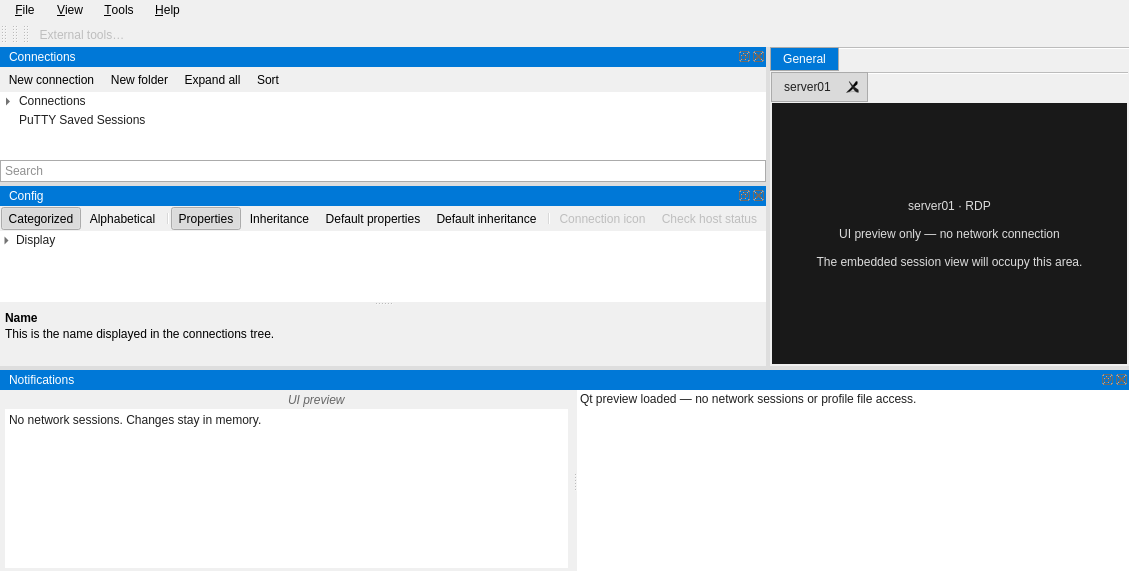
<?xml version="1.0" encoding="UTF-8"?>
<ui version="4.0">
 <class>MainWindow</class>
 <widget class="QMainWindow" name="MainWindow">
  <property name="geometry"><rect><x>0</x><y>0</y><width>1129</width><height>571</height></rect></property>
  <property name="minimumSize"><size><width>640</width><height>480</height></size></property>
  <property name="font"><font><family>Arial</family><pointsize>9</pointsize></font></property>
  <property name="windowTitle"><string>CMRemote — Qt UI preview</string></property>
  <property name="windowIcon"><iconset resource="branding.qrc"><normaloff>:/branding/cmremote-256.png</normaloff>:/branding/cmremote-256.png</iconset></property>
  <property name="dockNestingEnabled"><bool>true</bool></property>
  <property name="styleSheet"><string notr="true">QMainWindow { background: #f0f0f0; }
QMainWindow::separator { background: #dedede; width: 4px; height: 4px; }
QDockWidget { border: 1px solid #b5b5b5; color: white; }
QDockWidget::title { background: #0078d7; color: white; padding: 3px 5px; }
QToolBar { background: #f0f0f0; border: none; spacing: 1px; padding: 1px; }
QToolButton { padding: 2px; }
QMenuBar { background: #f0f0f0; padding: 1px; }
QMenuBar::item { padding: 3px 8px; }
QMenuBar::item:selected { background: #cce8ff; }
QTreeWidget, QListWidget, QPlainTextEdit { background: white; color: #202020; border: none; }
QTreeWidget::item, QListWidget::item { min-height: 19px; }
QTreeWidget::item:selected, QListWidget::item:selected { background: #0078d7; color: white; }
QLineEdit, QComboBox { background: white; color: #202020; border: 1px solid #ababab; padding: 2px; }
QTabWidget::pane { border: 1px solid #ababab; }
QTabBar::tab { background: #eeeeee; color: #202020; border: 1px solid #ababab; padding: 4px 12px; }
QTabBar::tab:selected { background: #0078d7; color: white; }
QTabWidget#sessionTabs QTabBar::tab:selected { background: #dadada; color: #202020; }
QWidget#sessionSurface { background: #191919; }
QLabel#sessionMessage { color: #dddddd; background: transparent; }
QWidget#configHelp, QWidget#notificationDetails { background: #f0f0f0; }
QLabel#configHelpTitle { font-weight: bold; }
QLabel#notificationDate { color: #666666; font-style: italic; }</string></property>
  <widget class="QWidget" name="centralwidget">
   <layout class="QVBoxLayout" name="documentLayout">
    <property name="spacing"><number>0</number></property>
    <property name="leftMargin"><number>0</number></property>
    <property name="topMargin"><number>0</number></property>
    <property name="rightMargin"><number>0</number></property>
    <property name="bottomMargin"><number>0</number></property>
    <item><widget class="QTabWidget" name="groupTabs">
     <property name="documentMode"><bool>true</bool></property>
     <property name="movable"><bool>true</bool></property>
     <widget class="QWidget" name="generalPanel">
      <attribute name="title"><string>General</string></attribute>
      <attribute name="icon"><iconset resource="branding.qrc"><normaloff>:/branding/cmremote-16.png</normaloff>:/branding/cmremote-16.png</iconset></attribute>
      <layout class="QVBoxLayout" name="generalLayout">
       <property name="spacing"><number>0</number></property>
       <property name="leftMargin"><number>0</number></property>
       <property name="topMargin"><number>0</number></property>
       <property name="rightMargin"><number>0</number></property>
       <property name="bottomMargin"><number>0</number></property>
       <item><widget class="QTabWidget" name="sessionTabs">
        <property name="documentMode"><bool>true</bool></property>
        <property name="tabsClosable"><bool>true</bool></property>
        <property name="movable"><bool>true</bool></property>
        <widget class="QWidget" name="serverTab">
         <attribute name="title"><string>server01</string></attribute>
         <attribute name="icon"><iconset resource="preview-icons.qrc"><normaloff>:/original/Connection.ico</normaloff>:/original/Connection.ico</iconset></attribute>
         <layout class="QVBoxLayout" name="serverLayout">
          <property name="leftMargin"><number>0</number></property>
          <property name="topMargin"><number>0</number></property>
          <property name="rightMargin"><number>0</number></property>
          <property name="bottomMargin"><number>0</number></property>
          <item><widget class="QWidget" name="sessionSurface">
           <layout class="QVBoxLayout" name="sessionSurfaceLayout">
            <item><widget class="QLabel" name="sessionMessage">
             <property name="text"><string>server01 · RDP&#10;&#10;UI preview only — no network connection&#10;&#10;The embedded session view will occupy this area.</string></property>
             <property name="textFormat"><enum>Qt::PlainText</enum></property>
             <property name="alignment"><set>Qt::AlignCenter</set></property>
             <property name="wordWrap"><bool>true</bool></property>
            </widget></item>
           </layout>
          </widget></item>
         </layout>
        </widget>
       </widget></item>
      </layout>
     </widget>
    </widget></item>
   </layout>
  </widget>
  <widget class="QMenuBar" name="menubar">
   <widget class="QMenu" name="menuFile">
    <property name="title"><string>&amp;File</string></property>
    <addaction name="actionAddConnection"/><addaction name="actionAddFolder"/><addaction name="separator"/>
    <addaction name="actionNewFile"/><addaction name="actionOpenFile"/>
    <addaction name="separator"/><addaction name="actionSaveAsConnection"/>
    <addaction name="separator"/><addaction name="actionOptions"/><addaction name="separator"/><addaction name="actionExit"/>
   </widget>
   <widget class="QMenu" name="menuView">
    <property name="title"><string>&amp;View</string></property>
    <addaction name="actionAddPanel"/>
    <widget class="QMenu" name="menuConnectionPanels"><property name="title"><string>Connection Panels</string></property><addaction name="actionGeneralPanel"/></widget>
    <addaction name="menuConnectionPanels"/><addaction name="separator"/>
    <addaction name="actionViewConnections"/><addaction name="actionViewConfig"/><addaction name="actionViewNotifications"/><addaction name="actionViewScreenshots"/>
    <addaction name="separator"/>
    <widget class="QMenu" name="menuJumpTo"><property name="title"><string>Jump To</string></property><addaction name="actionNextSession"/><addaction name="actionPreviousSession"/></widget>
    <addaction name="menuJumpTo"/><addaction name="actionResetLayout"/><addaction name="actionLockToolbars"/>
    <addaction name="separator"/><addaction name="actionViewQuickConnect"/><addaction name="actionViewExternalTools"/><addaction name="actionViewMultiSsh"/>
    <addaction name="separator"/><addaction name="actionFullscreen"/>
   </widget>
   <widget class="QMenu" name="menuTools"><property name="title"><string>&amp;Tools</string></property><addaction name="actionUnlockPasswords"/><addaction name="actionLockPasswords"/><addaction name="actionChangeMaster"/><addaction name="separator"/><addaction name="actionDifferentCredentials"/><addaction name="actionReconnectAll"/><addaction name="separator"/><addaction name="actionTerminalAppearance"/><addaction name="separator"/><addaction name="actionExternalTools"/></widget>
   <widget class="QMenu" name="menuHelp">
    <property name="title"><string>&amp;Help</string></property>
    <addaction name="actionHelpContents"/><addaction name="separator"/><addaction name="actionWebsite"/><addaction name="actionSupportForum"/>
    <addaction name="actionChat"/><addaction name="actionCommunity"/><addaction name="actionReportIssue"/><addaction name="separator"/>
    <addaction name="actionCheckUpdates"/><addaction name="separator"/><addaction name="actionDonate"/><addaction name="separator"/><addaction name="actionAbout"/>
   </widget>
   <addaction name="menuFile"/><addaction name="menuView"/><addaction name="menuTools"/><addaction name="menuHelp"/>
  </widget>
  <widget class="QToolBar" name="quickConnectToolbar">
   <property name="windowTitle"><string>Quick connect</string></property>
   <property name="iconSize"><size><width>16</width><height>16</height></size></property>
   <attribute name="toolBarArea"><enum>TopToolBarArea</enum></attribute>
   <widget class="QWidget" name="quickConnectControls">
    <property name="geometry"><rect><x>12</x><y>0</y><width>450</width><height>28</height></rect></property>
    <layout class="QHBoxLayout" name="quickConnectLayout">
     <property name="spacing"><number>4</number></property>
     <property name="leftMargin"><number>2</number></property>
     <property name="topMargin"><number>1</number></property>
     <property name="rightMargin"><number>2</number></property>
     <property name="bottomMargin"><number>1</number></property>
     <item><widget class="QLabel" name="quickConnectLabel"><property name="text"><string>Connect:</string></property><property name="buddy"><cstring>quickConnectCombo</cstring></property></widget></item>
     <item><widget class="QComboBox" name="quickConnectCombo">
      <property name="minimumSize"><size><width>200</width><height>0</height></size></property>
      <property name="editable"><bool>true</bool></property>
      <property name="insertPolicy"><enum>QComboBox::NoInsert</enum></property>
      <property name="toolTip"><string>Open a local preview tab; no networking</string></property>
     </widget></item>
     <item><widget class="QToolButton" name="quickConnectButton"><property name="icon"><iconset resource="preview-icons.qrc"><normaloff>:/original/Run_16x.png</normaloff>:/original/Run_16x.png</iconset></property>
      <property name="text"><string>RDP</string></property>
      <property name="toolTip"><string>Preview session / choose protocol</string></property>
      <property name="popupMode"><enum>QToolButton::MenuButtonPopup</enum></property>
      <property name="toolButtonStyle"><enum>Qt::ToolButtonTextBesideIcon</enum></property>
     </widget></item>
     <item><widget class="QToolButton" name="savedConnectionsButton"><property name="icon"><iconset resource="preview-icons.qrc"><normaloff>:/original/ASPWebSite_16x.png</normaloff>:/original/ASPWebSite_16x.png</iconset></property>
      <property name="text"><string>Connections</string></property>
      <property name="toolTip"><string>Saved preview connections</string></property>
      <property name="popupMode"><enum>QToolButton::InstantPopup</enum></property>
     </widget></item>
    </layout>
   </widget>
  </widget>
  <widget class="QToolBar" name="multiSshToolbar"><property name="windowTitle"><string>Multi SSH</string></property><attribute name="toolBarArea"><enum>TopToolBarArea</enum></attribute></widget>
  <widget class="QToolBar" name="externalToolsToolbar"><property name="windowTitle"><string>External tools</string></property><attribute name="toolBarArea"><enum>TopToolBarArea</enum></attribute><addaction name="actionExternalTools"/></widget>
  <widget class="QDockWidget" name="connectionsDock">
   <property name="windowTitle"><string>Connections</string></property>
   <property name="minimumSize"><size><width>226</width><height>130</height></size></property>
   <attribute name="dockWidgetArea"><number>1</number></attribute>
   <widget class="QWidget" name="connectionsContents">
    <layout class="QVBoxLayout" name="connectionsLayout">
     <property name="spacing"><number>0</number></property>
     <property name="leftMargin"><number>0</number></property><property name="topMargin"><number>0</number></property>
     <property name="rightMargin"><number>0</number></property><property name="bottomMargin"><number>0</number></property>
     <item><widget class="QToolBar" name="connectionsToolbar">
      <property name="iconSize"><size><width>16</width><height>16</height></size></property>
      <property name="movable"><bool>false</bool></property>
      <addaction name="actionAddConnection"/><addaction name="actionAddFolder"/>
      <addaction name="actionExpandAll"/><addaction name="actionSort"/>
     </widget></item>
     <item><widget class="ConnectionTree" name="connectionTree">
      <property name="headerHidden"><bool>true</bool></property>
      <property name="selectionMode"><enum>QAbstractItemView::SingleSelection</enum></property>
      <property name="indentation"><number>16</number></property>
      <column><property name="text"><string>Connections</string></property></column>
      <item><property name="text"><string>Connections</string></property><property name="icon"><iconset resource="preview-icons.qrc"><normaloff>:/original/ASPWebSite_16x.png</normaloff>:/original/ASPWebSite_16x.png</iconset></property>
       <item><property name="text"><string>server01</string></property><property name="icon"><iconset resource="preview-icons.qrc"><normaloff>:/original/Connection.ico</normaloff>:/original/Connection.ico</iconset></property></item>
      </item>
      <item><property name="text"><string>PuTTY Saved Sessions</string></property><property name="icon"><iconset resource="preview-icons.qrc"><normaloff>:/original/PuttySessions.png</normaloff>:/original/PuttySessions.png</iconset></property></item>
     </widget></item>
     <item><widget class="QLineEdit" name="searchEdit"><property name="placeholderText"><string>Search</string></property><property name="clearButtonEnabled"><bool>true</bool></property></widget></item>
    </layout>
   </widget>
  </widget>
  <widget class="QDockWidget" name="configDock">
   <property name="windowTitle"><string>Config</string></property>
   <property name="minimumSize"><size><width>226</width><height>180</height></size></property>
   <attribute name="dockWidgetArea"><number>1</number></attribute>
   <widget class="QWidget" name="configContents">
    <layout class="QVBoxLayout" name="configLayout">
     <property name="spacing"><number>0</number></property>
     <property name="leftMargin"><number>0</number></property><property name="topMargin"><number>0</number></property>
     <property name="rightMargin"><number>0</number></property><property name="bottomMargin"><number>0</number></property>
     <item><widget class="QToolBar" name="configToolbar">
      <property name="iconSize"><size><width>16</width><height>16</height></size></property>
      <property name="movable"><bool>false</bool></property>
      <addaction name="actionCategorized"/><addaction name="actionAlphabetical"/><addaction name="separator"/>
      <addaction name="actionProperties"/><addaction name="actionInheritance"/><addaction name="actionDefaultProperties"/><addaction name="actionDefaultInheritance"/><addaction name="separator"/><addaction name="actionConnectionIcon"/><addaction name="actionHostStatus"/>
     </widget></item>
     <item><widget class="QSplitter" name="configSplitter">
      <property name="orientation"><enum>Qt::Vertical</enum></property>
      <property name="childrenCollapsible"><bool>false</bool></property>
      <widget class="QTreeWidget" name="configTree">
       <property name="headerHidden"><bool>true</bool></property><property name="rootIsDecorated"><bool>true</bool></property>
       <property name="indentation"><number>13</number></property>
       <column><property name="text"><string>Property</string></property></column><column><property name="text"><string>Value</string></property></column>
       <item><property name="text"><string>Display</string></property>
        <item><property name="text"><string>Name</string></property><property name="text"><string>Connections</string></property></item>
        <item><property name="text"><string>Password protection</string></property><property name="text"><string>No</string></property></item>
       </item>
      </widget>
      <widget class="QWidget" name="configHelp">
       <property name="minimumSize"><size><width>0</width><height>60</height></size></property>
       <layout class="QVBoxLayout" name="configHelpLayout">
        <property name="spacing"><number>2</number></property>
        <property name="leftMargin"><number>5</number></property><property name="topMargin"><number>5</number></property>
        <property name="rightMargin"><number>5</number></property><property name="bottomMargin"><number>5</number></property>
        <item><widget class="QLabel" name="configHelpTitle"><property name="text"><string>Name</string></property><property name="textFormat"><enum>Qt::PlainText</enum></property></widget></item>
        <item><widget class="QLabel" name="configHelpText"><property name="text"><string>This is the name displayed in the connections tree.</string></property><property name="textFormat"><enum>Qt::PlainText</enum></property><property name="wordWrap"><bool>true</bool></property><property name="alignment"><set>Qt::AlignLeft|Qt::AlignTop</set></property></widget></item>
        <item><spacer name="configHelpSpacer"><property name="orientation"><enum>Qt::Vertical</enum></property><property name="sizeHint" stdset="0"><size><width>0</width><height>0</height></size></property></spacer></item>
       </layout>
      </widget>
     </widget></item>
    </layout>
   </widget>
  </widget>
  <widget class="QDockWidget" name="notificationsDock">
   <property name="windowTitle"><string>Notifications</string></property>
   <property name="visible"><bool>false</bool></property>
   <property name="minimumSize"><size><width>0</width><height>95</height></size></property>
   <attribute name="dockWidgetArea"><number>8</number></attribute>
   <widget class="QWidget" name="notificationsContents">
    <layout class="QVBoxLayout" name="notificationsLayout">
     <property name="leftMargin"><number>0</number></property><property name="topMargin"><number>0</number></property>
     <property name="rightMargin"><number>0</number></property><property name="bottomMargin"><number>0</number></property>
     <item><widget class="QSplitter" name="notificationSplitter">
      <property name="orientation"><enum>Qt::Horizontal</enum></property>
      <widget class="QWidget" name="notificationDetails">
       <layout class="QVBoxLayout" name="notificationDetailsLayout">
        <property name="spacing"><number>2</number></property>
        <property name="leftMargin"><number>5</number></property><property name="topMargin"><number>3</number></property>
        <property name="rightMargin"><number>5</number></property><property name="bottomMargin"><number>3</number></property>
        <item><layout class="QHBoxLayout" name="notificationHeadingLayout">
         <item><widget class="QLabel" name="notificationIcon"><property name="pixmap"><pixmap resource="preview-icons.qrc">:/original/StatusInformation_16x.png</pixmap></property></widget></item>
         <item><widget class="QLabel" name="notificationDate"><property name="text"><string>UI preview</string></property><property name="textFormat"><enum>Qt::PlainText</enum></property></widget></item>
        </layout></item>
        <item><widget class="QPlainTextEdit" name="notificationText"><property name="readOnly"><bool>true</bool></property><property name="plainText"><string>No network sessions. Changes stay in memory.</string></property></widget></item>
       </layout>
      </widget>
      <widget class="QListWidget" name="notificationsList"><property name="selectionMode"><enum>QAbstractItemView::ExtendedSelection</enum></property><item><property name="text"><string>Qt preview loaded — no network sessions or profile file access.</string></property></item></widget>
     </widget></item>
    </layout>
   </widget>
  </widget>
  <action name="actionNewFile"><property name="icon"><iconset resource="preview-icons.qrc"><normaloff>:/original/NewFile_16x.png</normaloff>:/original/NewFile_16x.png</iconset></property><property name="text"><string>New connection file</string></property><property name="enabled"><bool>false</bool></property></action>
  <action name="actionOpenFile"><property name="icon"><iconset resource="preview-icons.qrc"><normaloff>:/original/OpenFile_16x.png</normaloff>:/original/OpenFile_16x.png</iconset></property><property name="text"><string>Open connection file…</string></property><property name="enabled"><bool>false</bool></property></action>
  <action name="actionSaveFile"><property name="text"><string>Save connection file</string></property><property name="enabled"><bool>false</bool></property></action>
  <action name="actionSaveAsConnection"><property name="text"><string>Save as connection…</string></property><property name="enabled"><bool>false</bool></property></action>
  <action name="actionSaveFileAs"><property name="text"><string>Save connection file as…</string></property><property name="enabled"><bool>false</bool></property></action>
  <action name="actionTerminalAppearance"><property name="text"><string>Terminal Appearance…</string></property></action>
  <action name="actionOptions"><property name="icon"><iconset resource="preview-icons.qrc"><normaloff>:/original/Settings_16x.png</normaloff>:/original/Settings_16x.png</iconset></property><property name="menuRole"><enum>QAction::PreferencesRole</enum></property><property name="text"><string>Options…</string></property><property name="enabled"><bool>false</bool></property></action>
  <action name="actionExit"><property name="icon"><iconset resource="preview-icons.qrc"><normaloff>:/original/CloseSolution_16x.png</normaloff>:/original/CloseSolution_16x.png</iconset></property><property name="menuRole"><enum>QAction::QuitRole</enum></property><property name="text"><string>Exit</string></property></action>
  <action name="actionNextSession"><property name="text"><string>Next session</string></property></action>
  <action name="actionPreviousSession"><property name="text"><string>Previous session</string></property></action>
  <action name="actionViewConnections"><property name="text"><string>Connections</string></property><property name="checkable"><bool>true</bool></property><property name="checked"><bool>true</bool></property></action>
  <action name="actionViewConfig"><property name="menuRole"><enum>QAction::NoRole</enum></property><property name="text"><string>Config</string></property><property name="checkable"><bool>true</bool></property><property name="checked"><bool>true</bool></property></action>
  <action name="actionViewNotifications"><property name="text"><string>Notifications</string></property><property name="checkable"><bool>true</bool></property><property name="checked"><bool>false</bool></property></action>
  <action name="actionViewScreenshots"><property name="text"><string>Screenshots</string></property><property name="enabled"><bool>false</bool></property><property name="toolTip"><string>Screenshot capture is not implemented</string></property></action>
  <action name="actionViewQuickConnect"><property name="text"><string>Quick Connect Toolbar</string></property><property name="checkable"><bool>true</bool></property><property name="checked"><bool>true</bool></property></action>
  <action name="actionViewExternalTools"><property name="text"><string>External Tools Toolbar</string></property><property name="checkable"><bool>true</bool></property></action>
  <action name="actionViewMultiSsh"><property name="text"><string>Multi SSH Toolbar</string></property><property name="checkable"><bool>true</bool></property></action>
  <action name="actionReconnectAll"><property name="icon"><iconset resource="preview-icons.qrc"><normaloff>:/original/Refresh_16x.png</normaloff>:/original/Refresh_16x.png</iconset></property><property name="text"><string>Reconnect all connections</string></property><property name="enabled"><bool>false</bool></property></action>
  <action name="actionAddPanel"><property name="icon"><iconset resource="preview-icons.qrc"><normaloff>:/original/InsertPanel_16x.png</normaloff>:/original/InsertPanel_16x.png</iconset></property><property name="text"><string>Add Connection Panel</string></property></action>
  <action name="actionGeneralPanel"><property name="text"><string>General</string></property></action>
  <action name="actionResetLayout"><property name="text"><string>Reset layout</string></property></action>
  <action name="actionLockToolbars"><property name="text"><string>Lock toolbar positions</string></property><property name="checkable"><bool>true</bool></property></action>
  <action name="actionFullscreen"><property name="icon"><iconset resource="preview-icons.qrc"><normaloff>:/original/FullScreen_16x.png</normaloff>:/original/FullScreen_16x.png</iconset></property><property name="text"><string>Full Screen</string></property><property name="checkable"><bool>true</bool></property><property name="shortcut"><string>F11</string></property></action>
  <action name="actionExternalTools"><property name="icon"><iconset resource="preview-icons.qrc"><normaloff>:/original/Console_16x.png</normaloff>:/original/Console_16x.png</iconset></property><property name="text"><string>External tools…</string></property><property name="enabled"><bool>false</bool></property></action>
  <action name="actionHelpContents"><property name="icon"><iconset resource="preview-icons.qrc"><normaloff>:/original/F1Help_16x.png</normaloff>:/original/F1Help_16x.png</iconset></property><property name="text"><string>Help contents</string></property><property name="enabled"><bool>false</bool></property></action>
  <action name="actionWebsite"><property name="text"><string>Website</string></property><property name="enabled"><bool>false</bool></property></action>
  <action name="actionSupportForum"><property name="text"><string>Support forum</string></property><property name="enabled"><bool>false</bool></property></action>
  <action name="actionChat"><property name="text"><string>Chat</string></property><property name="enabled"><bool>false</bool></property></action>
  <action name="actionCommunity"><property name="text"><string>Community</string></property><property name="enabled"><bool>false</bool></property></action>
  <action name="actionReportIssue"><property name="text"><string>Report issue</string></property><property name="enabled"><bool>false</bool></property></action>
  <action name="actionCheckUpdates"><property name="icon"><iconset resource="preview-icons.qrc"><normaloff>:/original/RunUpdate_16x.png</normaloff>:/original/RunUpdate_16x.png</iconset></property><property name="text"><string>Check for updates</string></property><property name="enabled"><bool>false</bool></property></action>
  <action name="actionDonate"><property name="text"><string>Donate</string></property><property name="enabled"><bool>false</bool></property></action>
  <action name="actionAbout"><property name="icon"><iconset resource="preview-icons.qrc"><normaloff>:/original/UIAboutBox_16x.png</normaloff>:/original/UIAboutBox_16x.png</iconset></property><property name="menuRole"><enum>QAction::AboutRole</enum></property><property name="text"><string>About CMRemote</string></property></action>
  <action name="actionAddConnection"><property name="icon"><iconset resource="preview-icons.qrc"><normaloff>:/original/AddItem_16x.png</normaloff>:/original/AddItem_16x.png</iconset></property><property name="text"><string>New connection</string></property></action>
  <action name="actionAddFolder"><property name="icon"><iconset resource="preview-icons.qrc"><normaloff>:/original/AddFolder_16x.png</normaloff>:/original/AddFolder_16x.png</iconset></property><property name="text"><string>New folder</string></property></action>
  <action name="actionAddRoot"><property name="icon"><iconset resource="preview-icons.qrc"><normaloff>:/original/ASPWebSite_16x.png</normaloff>:/original/ASPWebSite_16x.png</iconset></property><property name="text"><string>New root</string></property></action>
  <action name="actionExpandAll"><property name="icon"><iconset resource="preview-icons.qrc"><normaloff>:/original/ExpandAll_16x.png</normaloff>:/original/ExpandAll_16x.png</iconset></property><property name="text"><string>Expand all</string></property></action>
  <action name="actionCollapseAll"><property name="icon"><iconset resource="preview-icons.qrc"><normaloff>:/original/CollapseAll_16x.png</normaloff>:/original/CollapseAll_16x.png</iconset></property><property name="text"><string>Collapse all folders</string></property></action>
  <action name="actionSort"><property name="icon"><iconset resource="preview-icons.qrc"><normaloff>:/original/SortAscending_16x.png</normaloff>:/original/SortAscending_16x.png</iconset></property><property name="text"><string>Sort</string></property></action>
  <action name="actionFavorites"><property name="icon"><iconset resource="preview-icons.qrc"><normaloff>:/original/Favorite_16x.png</normaloff>:/original/Favorite_16x.png</iconset></property><property name="text"><string>Favorites</string></property><property name="checkable"><bool>true</bool></property></action>
  <action name="actionCategorized"><property name="icon"><iconset resource="preview-icons.qrc"><normaloff>:/original/SchemaObjectProperty_16x.png</normaloff>:/original/SchemaObjectProperty_16x.png</iconset></property><property name="text"><string>Categorized</string></property><property name="checkable"><bool>true</bool></property><property name="checked"><bool>true</bool></property></action>
  <action name="actionAlphabetical"><property name="icon"><iconset resource="preview-icons.qrc"><normaloff>:/original/SortAscending_16x.png</normaloff>:/original/SortAscending_16x.png</iconset></property><property name="text"><string>Alphabetical</string></property><property name="checkable"><bool>true</bool></property></action>
  <action name="actionProperties"><property name="icon"><iconset resource="preview-icons.qrc"><normaloff>:/original/Property_16x.png</normaloff>:/original/Property_16x.png</iconset></property><property name="text"><string>Properties</string></property><property name="checkable"><bool>true</bool></property><property name="checked"><bool>true</bool></property></action>
  <action name="actionInheritance"><property name="icon"><iconset resource="preview-icons.qrc"><normaloff>:/original/Schema_16x.png</normaloff>:/original/Schema_16x.png</iconset></property><property name="text"><string>Inheritance</string></property><property name="checkable"><bool>true</bool></property></action>
  <action name="actionDefaultProperties"><property name="icon"><iconset resource="preview-icons.qrc"><normaloff>:/original/ExtendedProperty_16x.png</normaloff>:/original/ExtendedProperty_16x.png</iconset></property><property name="text"><string>Default properties</string></property><property name="checkable"><bool>true</bool></property></action>
  <action name="actionDefaultInheritance"><property name="icon"><iconset resource="preview-icons.qrc"><normaloff>:/original/ViewDownBySchema_16x.png</normaloff>:/original/ViewDownBySchema_16x.png</iconset></property><property name="text"><string>Default inheritance</string></property><property name="checkable"><bool>true</bool></property></action>
  <action name="actionTreeExternalTools"><property name="icon"><iconset resource="preview-icons.qrc"><normaloff>:/original/Console_16x.png</normaloff>:/original/Console_16x.png</iconset></property><property name="text"><string>External applications</string></property></action>
  <action name="actionTreeConnect"><property name="icon"><iconset resource="preview-icons.qrc"><normaloff>:/original/Run_16x.png</normaloff>:/original/Run_16x.png</iconset></property><property name="text"><string>Connect</string></property></action>
  <action name="actionUnlockPasswords"><property name="text"><string>Unlock passwords…</string></property><property name="enabled"><bool>false</bool></property></action>
  <action name="actionLockPasswords"><property name="text"><string>Lock passwords</string></property><property name="enabled"><bool>false</bool></property></action>
  <action name="actionChangeMaster"><property name="text"><string>Change master passphrase…</string></property><property name="enabled"><bool>false</bool></property></action>
  <action name="actionDifferentCredentials"><property name="text"><string>Connect with different credentials…</string></property><property name="enabled"><bool>false</bool></property></action>
  <action name="actionConnectOptions"><property name="text"><string>Connect (with options)</string></property></action>
  <action name="actionConsoleSession"><property name="text"><string>Connect to console session</string></property></action>
  <action name="actionNoConsoleSession"><property name="text"><string>Don't connect to console session</string></property></action>
  <action name="actionConnectFullscreen"><property name="icon"><iconset resource="preview-icons.qrc"><normaloff>:/original/FullScreen_16x.png</normaloff>:/original/FullScreen_16x.png</iconset></property><property name="text"><string>Connect in fullscreen mode</string></property></action>
  <action name="actionNoCredentials"><property name="icon"><iconset resource="preview-icons.qrc"><normaloff>:/original/UniqueKeyError_16x.png</normaloff>:/original/UniqueKeyError_16x.png</iconset></property><property name="text"><string>Connect without credentials</string></property></action>
  <action name="actionChoosePanel"><property name="icon"><iconset resource="preview-icons.qrc"><normaloff>:/original/Panel_16x.png</normaloff>:/original/Panel_16x.png</iconset></property><property name="text"><string>Choose panel before connecting</string></property></action>
  <action name="actionConnectViewOnly"><property name="icon"><iconset resource="preview-icons.qrc"><normaloff>:/original/Monitor_16x.png</normaloff>:/original/Monitor_16x.png</iconset></property><property name="text"><string>Connect in view-only mode</string></property></action>
  <action name="actionTreeDisconnect"><property name="icon"><iconset resource="preview-icons.qrc"><normaloff>:/original/Stop_16x.png</normaloff>:/original/Stop_16x.png</iconset></property><property name="text"><string>Disconnect</string></property></action>
  <action name="actionTreeDuplicate"><property name="icon"><iconset resource="preview-icons.qrc"><normaloff>:/original/Copy_16x.png</normaloff>:/original/Copy_16x.png</iconset></property><property name="text"><string>Duplicate</string></property></action>
  <action name="actionTreeRename"><property name="icon"><iconset resource="preview-icons.qrc"><normaloff>:/original/Rename_16x.png</normaloff>:/original/Rename_16x.png</iconset></property><property name="text"><string>Rename</string></property></action>
  <action name="actionTreeDelete"><property name="icon"><iconset resource="preview-icons.qrc"><normaloff>:/original/Close_16x.png</normaloff>:/original/Close_16x.png</iconset></property><property name="text"><string>Delete…</string></property></action>
  <action name="actionCopyHostname"><property name="text"><string>Copy hostname</string></property></action>
  <action name="actionWakeOnLan"><property name="text"><string>Wake up (Wake-on-LAN)</string></property></action>
  <action name="actionClearCredentials"><property name="text"><string>Clear credentials</string></property></action>
  <action name="actionTreeInheritance"><property name="text"><string>Inheritance</string></property></action>
  <action name="actionApplyInheritance"><property name="text"><string>Apply inheritance to children</string></property></action>
  <action name="actionApplyDefaultInheritance"><property name="text"><string>Apply default inheritance</string></property></action>
  <action name="actionImport"><property name="text"><string>Import</string></property></action>
  <action name="actionImportFile"><property name="text"><string>Import from file…</string></property></action>
  <action name="actionImportRdm"><property name="text"><string>Import from Remote Desktop Manager</string></property></action>
  <action name="actionImportAd"><property name="text"><string>Import from Active Directory…</string></property></action>
  <action name="actionImportPutty"><property name="text"><string>Import from PuTTY…</string></property></action>
  <action name="actionExport"><property name="text"><string>Export to File…</string></property></action>
  <action name="actionTreeSort"><property name="text"><string>Sort</string></property></action>
  <action name="actionSortAscending"><property name="icon"><iconset resource="preview-icons.qrc"><normaloff>:/original/SortAscending_16x.png</normaloff>:/original/SortAscending_16x.png</iconset></property><property name="text"><string>Ascending (A–Z)</string></property></action>
  <action name="actionSortDescending"><property name="icon"><iconset resource="preview-icons.qrc"><normaloff>:/original/SortDescending_16x.png</normaloff>:/original/SortDescending_16x.png</iconset></property><property name="text"><string>Descending (Z–A)</string></property></action>
  <action name="actionMoveUp"><property name="icon"><iconset resource="preview-icons.qrc"><normaloff>:/original/GlyphUp_16x.png</normaloff>:/original/GlyphUp_16x.png</iconset></property><property name="text"><string>Move up</string></property></action>
  <action name="actionMoveDown"><property name="icon"><iconset resource="preview-icons.qrc"><normaloff>:/original/GlyphDown_16x.png</normaloff>:/original/GlyphDown_16x.png</iconset></property><property name="text"><string>Move down</string></property></action>
  <action name="actionTabReconnect"><property name="icon"><iconset resource="preview-icons.qrc"><normaloff>:/original/Refresh_16x.png</normaloff>:/original/Refresh_16x.png</iconset></property><property name="text"><string>Reconnect</string></property></action>
  <action name="actionTabDisconnect"><property name="icon"><iconset resource="preview-icons.qrc"><normaloff>:/original/Remove_16x.png</normaloff>:/original/Remove_16x.png</iconset></property><property name="text"><string>Disconnect</string></property><property name="toolTip"><string>Close this local preview tab</string></property></action>
  <action name="actionTabMinimize"><property name="icon"><iconset resource="preview-icons.qrc"><normaloff>:/original/GlyphDown_16x.png</normaloff>:/original/GlyphDown_16x.png</iconset></property><property name="text"><string>Minimize tab</string></property></action>
  <action name="actionTabDisconnectOthers"><property name="icon"><iconset resource="preview-icons.qrc"><normaloff>:/original/Remove_16x.png</normaloff>:/original/Remove_16x.png</iconset></property><property name="text"><string>Disconnect other tabs</string></property></action>
  <action name="actionTabDisconnectRight"><property name="icon"><iconset resource="preview-icons.qrc"><normaloff>:/original/Remove_16x.png</normaloff>:/original/Remove_16x.png</iconset></property><property name="text"><string>Disconnect tabs to the right</string></property></action>
  <action name="actionTabRename"><property name="icon"><iconset resource="preview-icons.qrc"><normaloff>:/original/Rename_16x.png</normaloff>:/original/Rename_16x.png</iconset></property><property name="text"><string>Rename tab</string></property></action>
  <action name="actionTabDuplicate"><property name="icon"><iconset resource="preview-icons.qrc"><normaloff>:/original/Add_16x.png</normaloff>:/original/Add_16x.png</iconset></property><property name="text"><string>Duplicate tab</string></property></action>
  <action name="actionTabFullscreen"><property name="icon"><iconset resource="preview-icons.qrc"><normaloff>:/original/FullScreen_16x.png</normaloff>:/original/FullScreen_16x.png</iconset></property><property name="text"><string>Fullscreen (RDP)</string></property></action>
  <action name="actionTabSmartSize"><property name="icon"><iconset resource="preview-icons.qrc"><normaloff>:/original/Resize_16x.png</normaloff>:/original/Resize_16x.png</iconset></property><property name="text"><string>SmartSize (RDP/VNC)</string></property></action>
  <action name="actionTabViewOnly"><property name="icon"><iconset resource="preview-icons.qrc"><normaloff>:/original/Monitor_16x.png</normaloff>:/original/Monitor_16x.png</iconset></property><property name="text"><string>View only</string></property></action>
  <action name="actionTabChat"><property name="icon"><iconset resource="preview-icons.qrc"><normaloff>:/original/Message_16x.png</normaloff>:/original/Message_16x.png</iconset></property><property name="text"><string>Start chat (VNC)</string></property></action>
  <action name="actionTabRefresh"><property name="icon"><iconset resource="preview-icons.qrc"><normaloff>:/original/Refresh_16x.png</normaloff>:/original/Refresh_16x.png</iconset></property><property name="text"><string>Refresh screen (VNC)</string></property></action>
  <action name="actionTabTransfer"><property name="icon"><iconset resource="preview-icons.qrc"><normaloff>:/original/SyncArrow_16x.png</normaloff>:/original/SyncArrow_16x.png</iconset></property><property name="text"><string>Transfer file (SSH)</string></property></action>
  <action name="actionSpecialKeys"><property name="icon"><iconset resource="preview-icons.qrc"><normaloff>:/original/ToggleOfficeKeyboardScheme_16x.png</normaloff>:/original/ToggleOfficeKeyboardScheme_16x.png</iconset></property><property name="text"><string>Send special keys (VNC)</string></property></action>
  <action name="actionCtrlAltDel"><property name="text"><string>Ctrl+Alt+Del</string></property></action>
  <action name="actionCtrlEsc"><property name="text"><string>Ctrl+Esc</string></property></action>
  <action name="actionPuttySettings"><property name="icon"><iconset resource="preview-icons.qrc"><normaloff>:/original/PuttyConfig.png</normaloff>:/original/PuttyConfig.png</iconset></property><property name="text"><string>PuTTY settings</string></property></action>
  <action name="actionTabExternalTools"><property name="icon"><iconset resource="preview-icons.qrc"><normaloff>:/original/Console_16x.png</normaloff>:/original/Console_16x.png</iconset></property><property name="text"><string>External applications</string></property></action>
  <action name="actionPanelRename"><property name="icon"><iconset resource="preview-icons.qrc"><normaloff>:/original/Rename_16x.png</normaloff>:/original/Rename_16x.png</iconset></property><property name="text"><string>Rename</string></property></action>
  <action name="actionPanelSendTo"><property name="icon"><iconset resource="preview-icons.qrc"><normaloff>:/original/Monitor_16x.png</normaloff>:/original/Monitor_16x.png</iconset></property><property name="text"><string>Send to</string></property></action>
  <action name="actionPanelClose"><property name="icon"><iconset resource="preview-icons.qrc"><normaloff>:/original/Close_16x.png</normaloff>:/original/Close_16x.png</iconset></property><property name="text"><string>Close</string></property></action>
  <action name="actionPropertyReset"><property name="text"><string>Reset</string></property><property name="enabled"><bool>false</bool></property><property name="toolTip"><string>Preview properties are read-only</string></property></action>
  <action name="actionShowHelp"><property name="text"><string>Show Help Text</string></property><property name="checkable"><bool>true</bool></property><property name="checked"><bool>true</bool></property></action>
  <action name="actionNotificationCopy"><property name="icon"><iconset resource="preview-icons.qrc"><normaloff>:/original/Copy_16x.png</normaloff>:/original/Copy_16x.png</iconset></property><property name="text"><string>Copy</string></property></action>
  <action name="actionNotificationDelete"><property name="icon"><iconset resource="preview-icons.qrc"><normaloff>:/original/Close_16x.png</normaloff>:/original/Close_16x.png</iconset></property><property name="text"><string>Delete</string></property></action>
  <action name="actionShowToolText"><property name="text"><string>Show Text</string></property><property name="checkable"><bool>true</bool></property><property name="checked"><bool>true</bool></property></action>
  <action name="actionHostStatus"><property name="icon"><iconset resource="preview-icons.qrc"><normaloff>:/original/HostStatus_Check.png</normaloff>:/original/HostStatus_Check.png</iconset></property><property name="text"><string>Check host status</string></property><property name="enabled"><bool>false</bool></property><property name="toolTip"><string>Host ping is disabled in the preview</string></property></action>
  <action name="actionConnectionIcon"><property name="icon"><iconset resource="preview-icons.qrc"><normaloff>:/original/Monitor_16x.png</normaloff>:/original/Monitor_16x.png</iconset></property><property name="text"><string>Connection icon</string></property><property name="enabled"><bool>false</bool></property><property name="toolTip"><string>Icon picker is not connected to profiles</string></property></action>
 </widget>
 <customwidgets><customwidget><class>ConnectionTree</class><extends>QTreeWidget</extends><header>ConnectionTree.h</header></customwidget></customwidgets>
 <resources><include location="preview-icons.qrc"/><include location="branding.qrc"/></resources>
 <connections/>
</ui>
